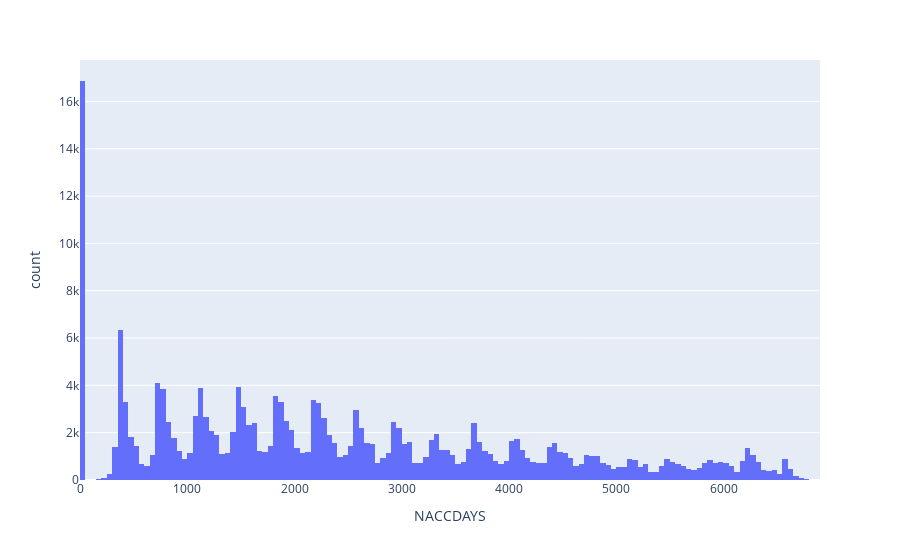

The cell this chart's notebook holds for it:
### Code cell
#checking anythings histogram
Grade_fig = px.histogram(data, x='NACCDAYS')
Grade_fig.show()

### Figure 1 — Plotly figure (JSON) as saved in the notebook; plotly's stock layout.template omitted (floating-point values rounded to 4 significant figures; data arrays with more than 128 entries replaced by an {"elided": "..."} marker saying what was removed)
{"data": [{"bingroup": "x", "hovertemplate": "NACCDAYS=%{x}<br>count=%{y}<extra></extra>", "legendgroup": "", "marker": {"color": "#636efa", "pattern": {"shape": ""}}, "name": "", "orientation": "v", "showlegend": false, "type": "histogram", "x": {"elided": "195196 int values"}, "xaxis": "x", "yaxis": "y"}], "layout": {"barmode": "relative", "legend": {"tracegroupgap": 0}, "margin": {"t": 60}, "xaxis": {"anchor": "y", "domain": [0, 1], "title": {"text": "NACCDAYS"}}, "yaxis": {"anchor": "x", "domain": [0, 1], "title": {"text": "count"}}}}
